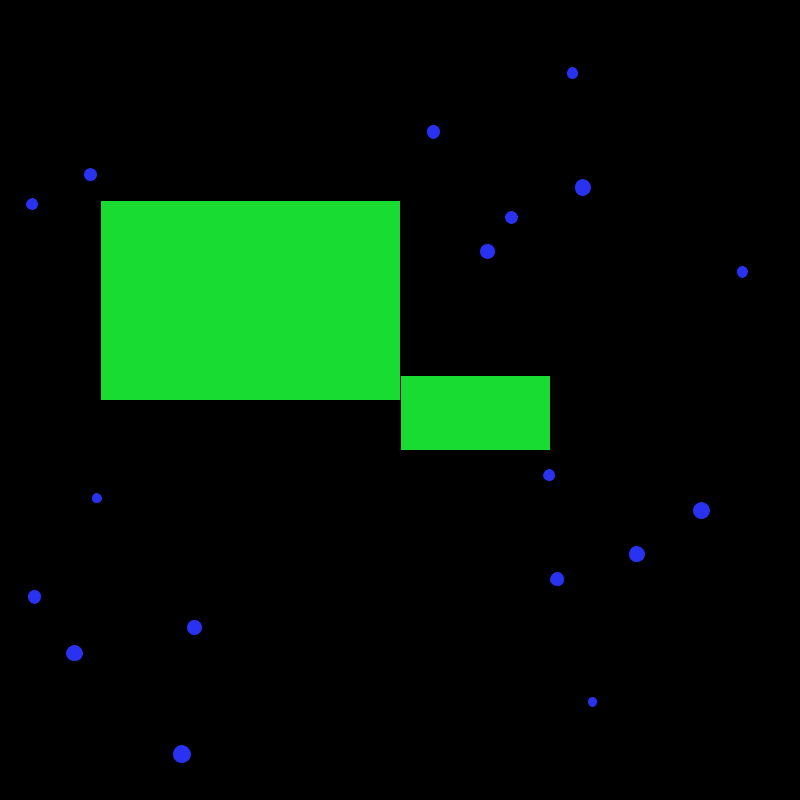
Frame 1 (no input)
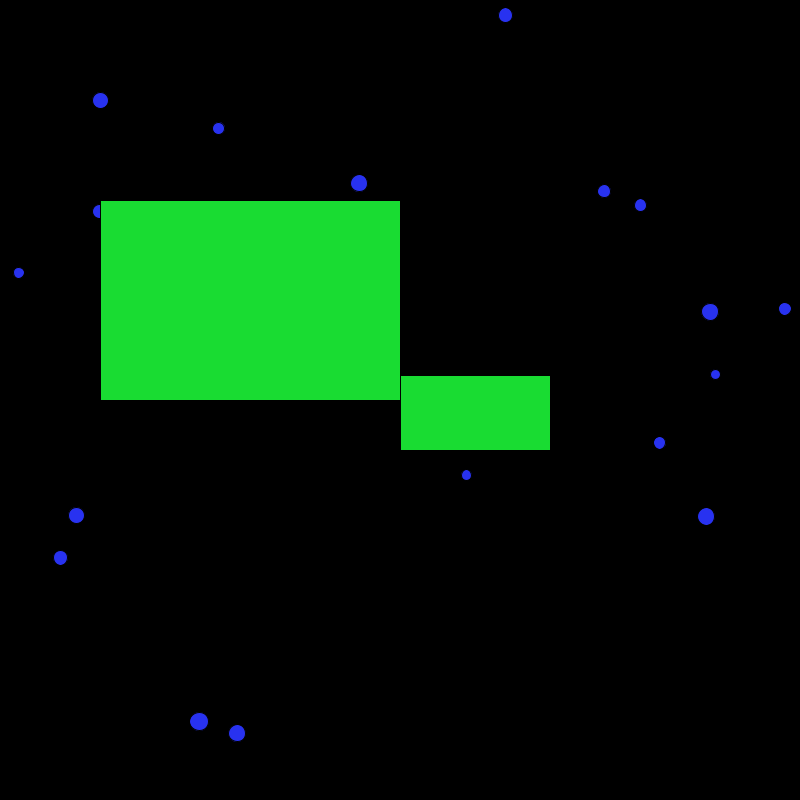
Frame 60 (the mouse pressed at the canvas centre just before this capture)
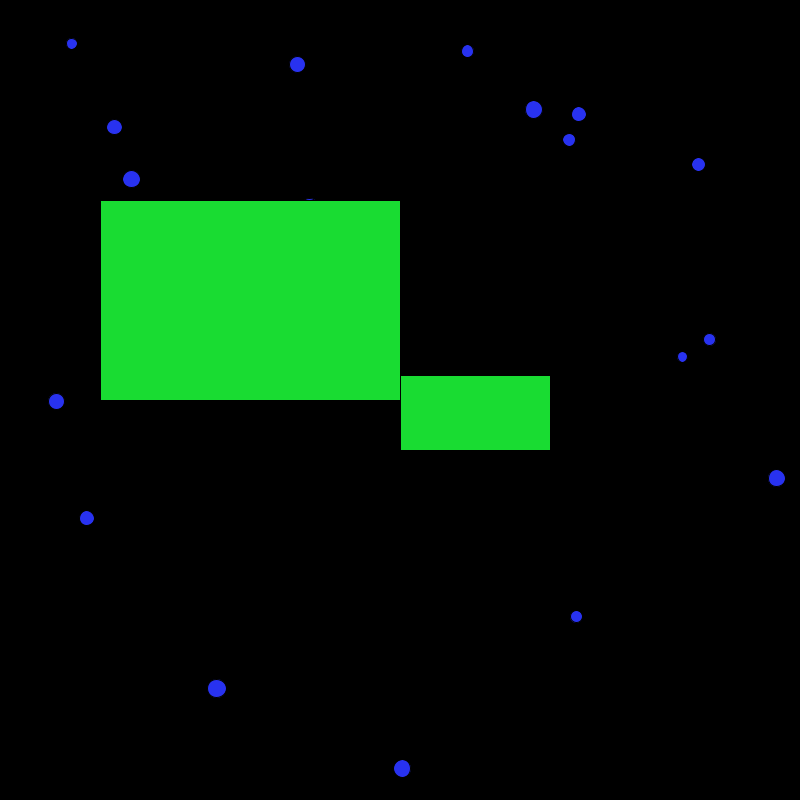
Frame 120 (the mouse held since frame 60 and released just before this capture)

The Processing sketch that drew these frames (run headless with seeded random() and noise(); from frame 60 on, the mouse is pressed at the canvas centre):

// Processing sketch: cBr
// ── cBr.pde
Object[] c = new Object[20];
Obstacle[] r = new Obstacle[2];

float d2 = 20;

void setup() {
  size(800, 800);

  for (int i = 0; i < c.length; i++) {
    c[i] = new Object(random(d2, width-d2), random(d2, height-d2), random(random(-8, 0), random(0, 8)), random(random(-8, 0), random (0, 8)), random(10, d2));
  }
  
  r[0] = new Obstacle(100, 200, 300, 200);
  r[1]  =new Obstacle(400, 375, 150, 75);
}

void draw() {
  background(0);
  
  for (int i = 0; i < c.length; i++) {
    c[i].display();
    c[i].move();
    
    for (int j = 0; j < r.length; j++) {
      c[i].collision(r[j].x, r[j].y, r[j].w, r[j].h);
    }
  }
  
  for (int i = 0; i < r.length; i++) {
    r[i].display();
  }
}

class Obstacle {
  float x, y, w, h;
  
  Obstacle(float xt, float yt, float wt, float ht) {
    x = xt;
    y = yt;
    w = wt;
    h = ht;
  }
  
  void display() {
    fill(25, 220, 50);
    strokeWeight(1);
    stroke(0);
    
    rect(x, y, w, h);
  }
}

class Object {
  float x, y, xs, ys, d;
  
  Object(float xt, float yt, float xst, float yst, float dt) {
    x = xt;
    y = yt;
    xs = xst;
    ys = yst;
    d = dt;
  }
  
  void display() {
    fill(40, 50, 240);
    strokeWeight(1);
    stroke(0);
    
    ellipse(x, y, d, d);
  }
  
  void move() {
    x+=xs;
    y+=ys;
    
    if (x+d/2 > width || x-d/2 < 0) {
      xs*=-1;
    }
    if (y+d/2 > height || y-d/2 < 0) {
      ys*=-1;
    }
  }
  
  void collision(float xO, float yO, float wO, float hO) {
    if (x+d/2 > xO && y+d/2 > yO && y-d/2 < yO+hO && x-d/2 < xO+wO) { // if colliding
      if (y+d/2 < yO) { // bounce on top
        ys*=-1;
      } else if (y-d/2 > yO+hO) { // bounce on bottom
        ys*=-1;
      } else if (x+d/2 < xO) {
        xs*=-1;
      } else if (x-d/2 > xO+wO) {
        xs*=-1;
      } else {
        println("problemo");
      }
    }
  }
}
